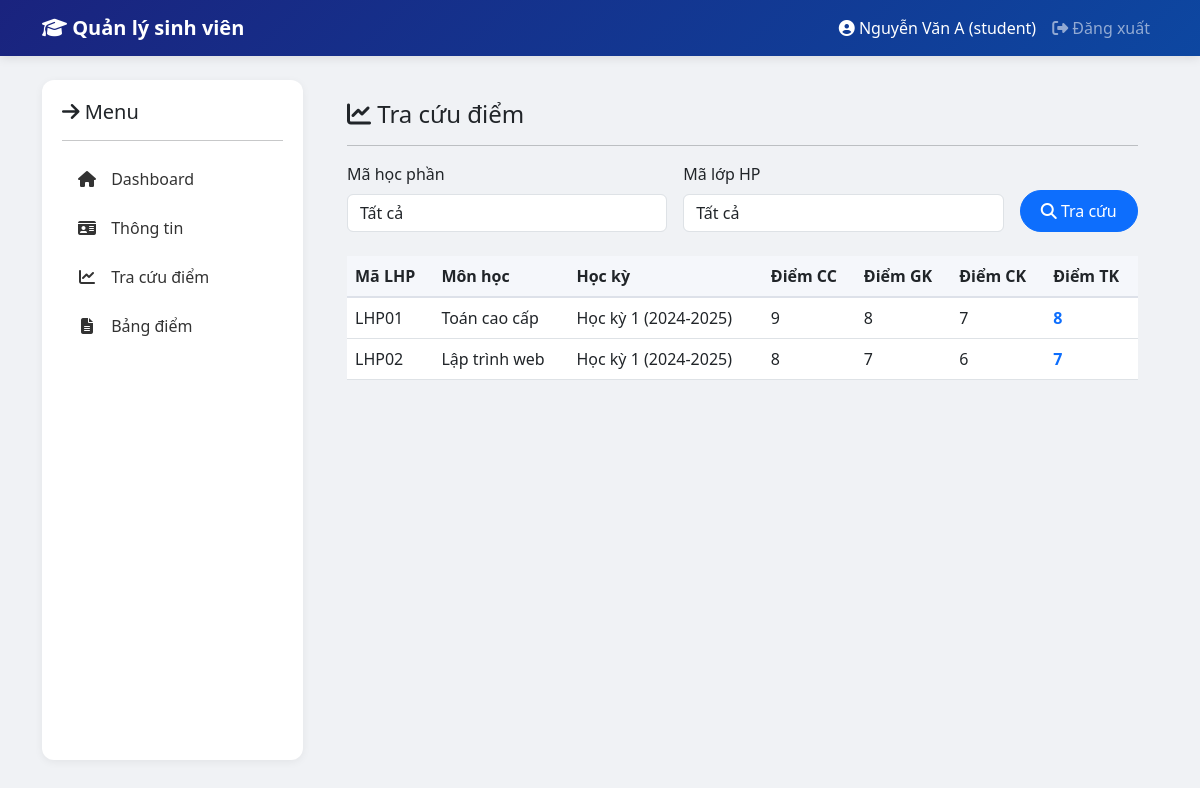
The page /student/grades (signed in) on the database its author committed.
### tables this page shows
CREATE TABLE KetQua (
    MaSV VARCHAR(20),
    MaLHP VARCHAR(20),
    DiemChuyenCan FLOAT DEFAULT 0,
    DiemGiuaKy FLOAT DEFAULT 0,
    DiemCuoiKy FLOAT DEFAULT 0,
    DiemTongKet FLOAT DEFAULT 0,
    PRIMARY KEY (MaSV, MaLHP),
    FOREIGN KEY (MaSV) REFERENCES SinhVien(MaSV),
    FOREIGN KEY (MaLHP) REFERENCES LopHocPhan(MaLHP)
);

CREATE TABLE MonHoc (
    MaMH VARCHAR(20) PRIMARY KEY,
    TenMH VARCHAR(100) NOT NULL,
    SoTinChi INT NOT NULL
);

CREATE TABLE HocKy (
    MaHK VARCHAR(20) PRIMARY KEY,
    TenHK VARCHAR(100) NOT NULL,
    NamHoc VARCHAR(20) NOT NULL
);

### controllers/StudentController.php (called while the page is built, shortened)
<?php
require_once __DIR__ . '/../models/Ketqua.php';
require_once __DIR__ . '/../models/LopHocPhan.php';
require_once __DIR__ . '/../models/MonHoc.php';
require_once __DIR__ . '/../models/Hocky.php';
class StudentController {
    private $ketQuaModel;
    private $lopHocPhanModel;
    private $monHocModel;
    private $hocKyModel;
    public function __construct($pdo) {
        $this->ketQuaModel = new KetQua($pdo);
        $this->lopHocPhanModel = new LopHocPhan($pdo);
        $this->monHocModel = new MonHoc($pdo);
        $this->hocKyModel = new HocKy($pdo);
    }
    public function getGrades() {
        $maSV = $_SESSION['user']['maSV'];
        $MaMH = $_GET['MaMH'] ?? null;
        $MaLHP = $_GET['MaLHP'] ?? null;
        $ketQuaList = $this->ketQuaModel->getByStudent($maSV);
        $populatedList = [];
        foreach ($ketQuaList as $kq) {
            $lopHocPhan = $this->lopHocPhanModel->getById($kq['MaLHP']);
            $monHoc = $this->monHocModel->getById($lopHocPhan['MaMH']);
            $hocKy = $this->hocKyModel->getById($lopHocPhan['MaHK']);
            $populatedList[] = array_merge($kq, [
                'monHoc' => $monHoc,
                'hocKy' => $hocKy
            ]);
        }
        $lopHocPhanList = $this->lopHocPhanModel->getAll();
        $monHocList = $this->monHocModel->getAll();
        render('student/grades', [
            'user' => $_SESSION['user'],
            'ketQuaList' => $populatedList,
            'lopHocPhanList' => $lopHocPhanList,
            'monHocList' => $monHocList,
            'MaMH' => $MaMH,
            'MaLHP' => $MaLHP
        ]);
    }
}
?>

### public/index.php (called while the page is built, shortened)
<?php
require_once __DIR__ . '/../config/database.php';
require_once __DIR__ . '/../routes/index.php';
?>

### models/Ketqua.php (called while the page is built, shortened)
<?php
class KetQua {
    private $db;
    public function __construct($pdo) {
        $this->db = $pdo;
    }
    public function getByStudent($maSV) {
        $stmt = $this->db->prepare("
            SELECT kq.*, mh.TenMH, mh.SoTinChi, lhp.MaMH
            FROM KetQua kq
            JOIN LopHocPhan lhp ON kq.MaLHP = lhp.MaLHP
            JOIN MonHoc mh ON lhp.MaMH = mh.MaMH
            WHERE kq.MaSV = ?
        ");
        $stmt->execute([$maSV]);
        return $stmt->fetchAll();
    }
}
?>

### models/MonHoc.php (called while the page is built, shortened)
<?php
class MonHoc {
    private $db;
    public function __construct($pdo) {
        $this->db = $pdo;
    }
    public function getAll() {
        $stmt = $this->db->query("SELECT * FROM MonHoc ORDER BY MaMH");
        return $stmt->fetchAll();
    }
}
?>

### models/Hocky.php (called while the page is built, shortened)
<?php
class HocKy {
    private $db;
    public function __construct($pdo) {
        $this->db = $pdo;
    }
    public function getById($maHK) {
        $stmt = $this->db->prepare("SELECT * FROM HocKy WHERE MaHK = ?");
        $stmt->execute([$maHK]);
        return $stmt->fetch();
    }
}
?>

### models/LopHocPhan.php (called while the page is built, shortened)
<?php
class LopHocPhan {
    private $db;
    public function __construct($pdo) {
        $this->db = $pdo;
    }
    public function getById($maLHP) {
        $stmt = $this->db->prepare("SELECT * FROM LopHocPhan WHERE MaLHP = ?");
        $stmt->execute([$maLHP]);
        return $stmt->fetch();
    }
}
?>

### views/student/grades.php (the view, shortened to what this page needs)
<h4><i class="fas fa-chart-line"></i> Tra cứu điểm</h4>
<hr>
<form method="GET" action="<?= url('/student/grades') ?>" class="row g-3 mb-4">
    <div class="col-md-5">
        <label class="form-label">Mã học phần</label>
        <select class="form-control" name="MaMH">
            <option value="">Tất cả</option>
        </select>
    </div>
    <div class="col-md-5">
        <label class="form-label">Mã lớp HP</label>
        <select class="form-control" name="MaLHP">
            <option value="">Tất cả</option>
        </select>
    </div>
    <div class="col-md-2 d-flex align-items-end">
        <button type="submit" class="btn btn-primary w-100"><i class="fas fa-search"></i> Tra cứu</button>
    </div>
</form>
<div class="table-responsive">
    <table class="table table-hover">
        <thead>
            <tr>
                <th>Mã LHP</th>
                <th>Môn học</th>
                <th>Học kỳ</th>
                <th>Điểm CC</th>
                <th>Điểm GK</th>
                <th>Điểm CK</th>
                <th>Điểm TK</th>
            </tr>
        </thead>
        <tbody>
            <?php foreach ($ketQuaList as $kq): ?>
            <tr>
                <td><?= $kq['MaLHP'] ?></td>
                <td><?= $kq['monHoc']['TenMH'] ?></td>
                <td><?= $kq['hocKy']['TenHK'] ?> (<?= $kq['hocKy']['NamHoc'] ?>)</td>
                <td><?= $kq['DiemChuyenCan'] ?></td>
                <td><?= $kq['DiemGiuaKy'] ?></td>
                <td><?= $kq['DiemCuoiKy'] ?></td>
                <td><strong class="text-primary"><?= $kq['DiemTongKet'] ?></strong></td>
            </tr>
            <?php endforeach; ?>
        </tbody>
    </table>
</div>

### public/css/style.css (style rules this page uses)
body { background: #f0f2f5; min-height: 100vh; }
.btn { border-radius: 30px; padding: 8px 20px; }
.table th { background: #f5f7fb; border-bottom: 2px solid #dde1e9; }

### rows shown on the page
ketqua: MaLHP "LHP01", DiemChuyenCan "9", DiemGiuaKy "8", DiemCuoiKy "7", DiemTongKet "8"
monhoc: TenMH "Toán cao cấp"
hocky: TenHK "Học kỳ 1", NamHoc "2024-2025"
ketqua: MaLHP "LHP02", DiemChuyenCan "8", DiemGiuaKy "7", DiemCuoiKy "6", DiemTongKet "7"
monhoc: TenMH "Lập trình web"

### other values the page prints
$_SESSION['user']['hoTen'] "Nguyễn Văn A"
$_SESSION['user']['role'] "student"
